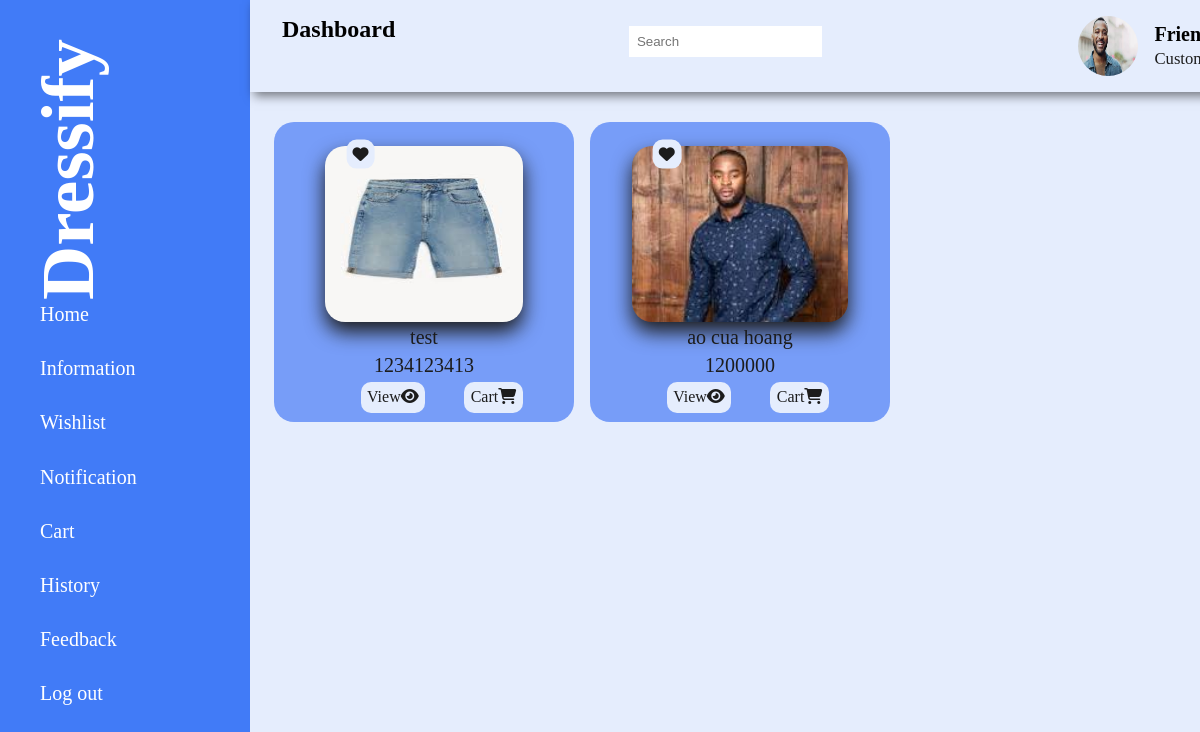
The page /role/customer/CustomerProductlisting.php on the database its author committed.
### tables this page shows
CREATE TABLE `products` (
  `product_id` int(255) NOT NULL,
  `owner_id` int(255) NOT NULL,
  `product_name` varchar(255) NOT NULL,
  `description` varchar(255) NOT NULL,
  `price` varchar(255) NOT NULL,
  `category` varchar(255) NOT NULL,
  `image3` varchar(255) NOT NULL,
  `image1` varchar(255) NOT NULL,
  `image2` varchar(255) NOT NULL,
  `stock` int(255) NOT NULL,
  `approve` varchar(255) NOT NULL DEFAULT 'false'
);

### role/customer/CustomerProductlisting.php (the view, shortened to what this page needs)
<?php
    include '../../ConnectDB.php';
?>
<!DOCTYPE html>
<html lang="en">
<head>
    <link rel="stylesheet" href="AdminStyle.css">
    <link rel= "stylesheet" href= "https://maxst.icons8.com/vue-static/landings/line-awesome/line-awesome/1.3.0/css/line-awesome.min.css" >
    <link rel="stylesheet" href="https://cdnjs.cloudflare.com/ajax/libs/font-awesome/6.4.2/css/all.min.css">
</head>
<body>
<?php include 'CustomerSidebar.php'; ?>
<div class="main-content">
    <main>
        <div class="cards-list">
            <?php
                $select_products = mysqli_query($conn, "SELECT * FROM products") or die('Query failed');
                if (mysqli_num_rows($select_products) > 0){
                    while($fetch_products = mysqli_fetch_assoc($select_products)){
                        if ($fetch_products['approve'] == 'True'){
            ?>
                <div class="card-list-single">
                    <div>
                        <a href="CustomerProductlisting.php?add-wishlist=<?php echo $fetch_products['product_id']; ?>" class="wish" onclick = "return confirm('Added to wishlist');"><i class="fa-solid fa-heart"></i></a>
                        <img src = "../../img/product/<?php echo $fetch_products['image1'];?>">
                        <div class="list-content"><?php echo $fetch_products['product_name'] ?></div>
                        <div class="list-content"><?php echo $fetch_products['price'] ?></div>
                        <div>
                            <a href="CustomerProductlisting.php?view=<?php echo $fetch_products['product_id']; ?>" class="edit">View <i class="fa-solid fa-eye"></i></a>
                            <a href="CustomerProductlisting.php?add-cart=<?php echo $fetch_products['product_id']; ?>" class="delete" onclick="return confirm('Added to cart!!');">Cart <i class="fa-solid fa-shopping-cart"></i></a>
                        </div>
                    </div>
                </div>
            <?php
                        }
                    }
                }
            ?>
        </div>
    </main>
</div>
</body>
</html>

### role/admin/AdminStyle.css (style rules this page uses)
:root { --theme-color:#E5EDFD; --dark-blue:#417BF7; --light-blue:#779DF8; --light-sky:#E5EDFD; --black:#1c1c1c; }
* { padding: 0; margin: 0; box-sizing: border-box; list-style-type: none; text-decoration: none; }
body { background-color: var(--theme-color); }
.main-content { margin: 0; padding: 0; background-color: var(--theme-color); width: calc(100% - 250px); margin-left: 250px; }
main { margin-top: 50px; padding: 2rem 1.5rem; min-height: calc(100vh - 90); }
.cards-list { margin-top: 40px; display: grid; grid-template-columns: repeat(4, 1fr); grid-gap: 1rem; }
.card-list-single { display: flex; background: var(--light-blue); padding: 1.5rem; border-radius: 20px; width: 300px; height: 300px; justify-content: center; }
.card-list-single img { width: 100%; height: 70%; filter: drop-shadow( 0 10px 10px var(--black) ); border-radius: 20px; }
.card-list-single .list-content { display: flex; justify-content: center; color: var(--black); font-size: 20px; padding-bottom: 0.3rem; }
.card-list-single a { display: inline-flex; justify-content:space-between; margin-left: 2.2rem; background: var(--light-sky); padding: .4rem; border-radius: 10px; color: var(--black); }
.wish { position: absolute; margin-top: .5rem; transform: translate(-50%, -50%); z-index: 2; }

### rows shown on the page
products: image1 (picture), product_name "test", price "1234123413"
products: image1 (picture), product_name "ao cua hoang", price "1200000"
